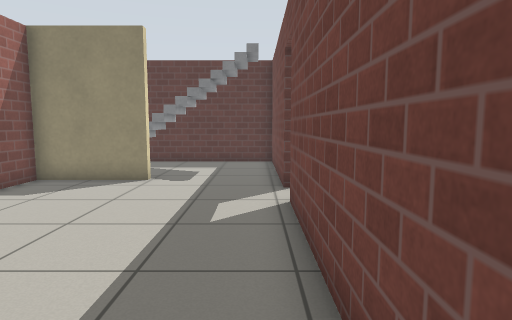
view 1 (above)

15 first-person views from a walk through a world built for the Gazebo simulator. The camera is 0.91 m above the floor, tilts 6° down and sees 75° across. The floor is counted in squares, 0.5 m on a side. Each view is taken from the middle of a square. On the plan, view 1 faces up. The plan holds only what a view shows up to about 17 squares ahead; the rest is blank. The place goes on beyond the plan. Simple patterns stand in for the simulator's built-in surfaces.

view 2
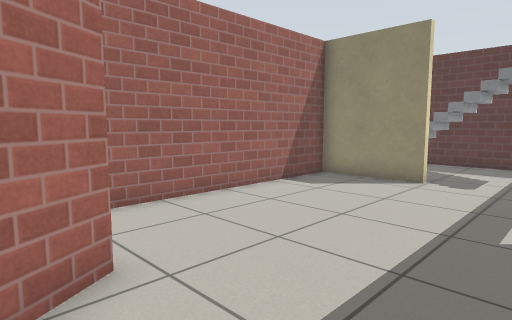

view 3
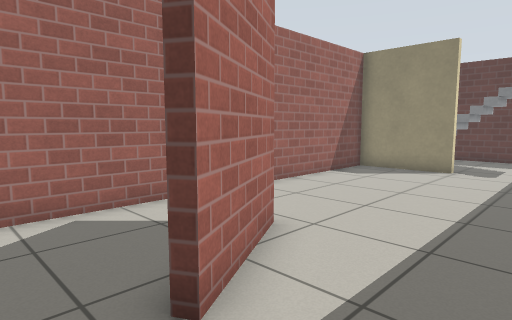

view 4
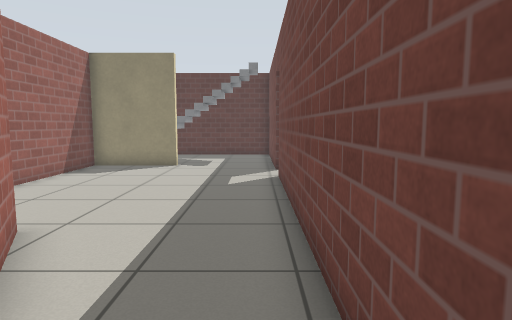

view 5
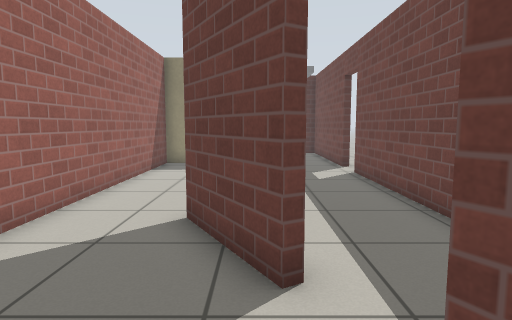

view 6
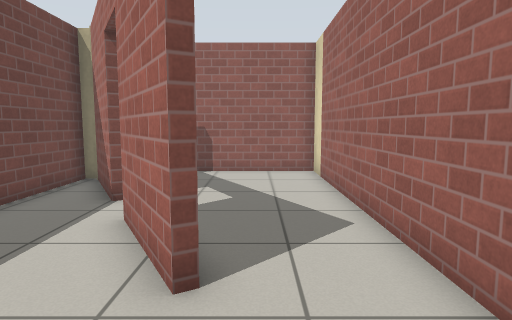

view 7
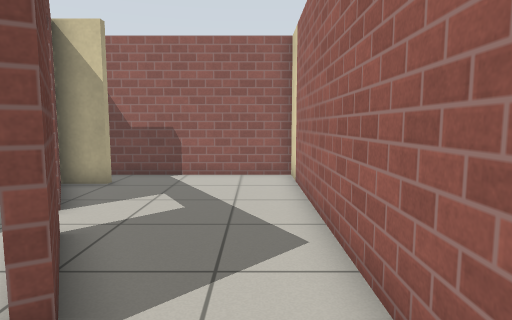

view 8
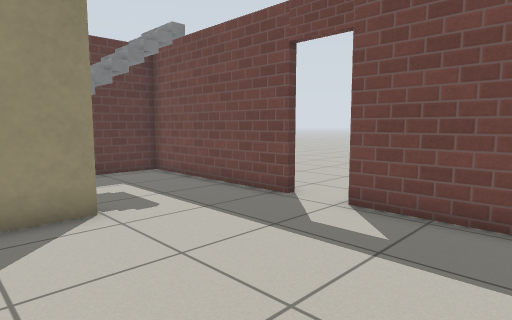

view 9
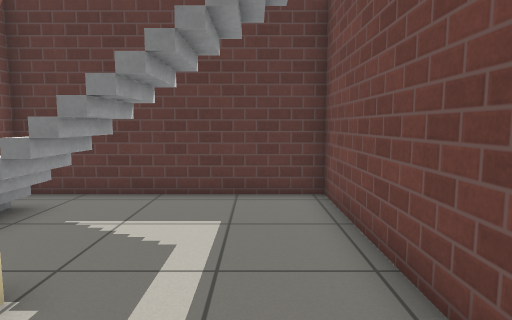

view 10
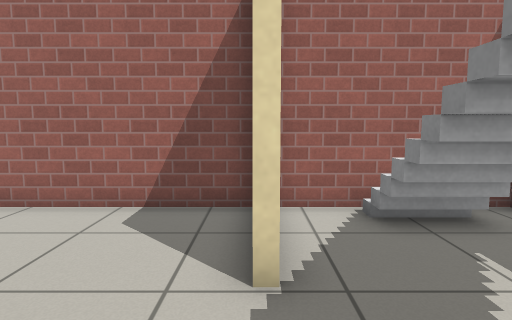

view 11
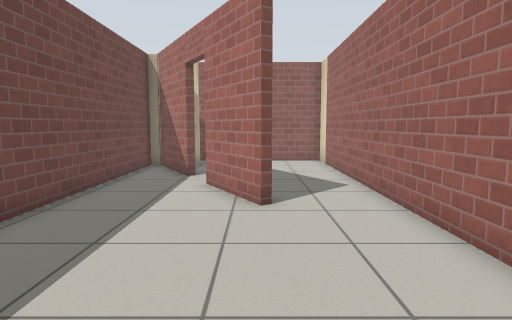

view 12
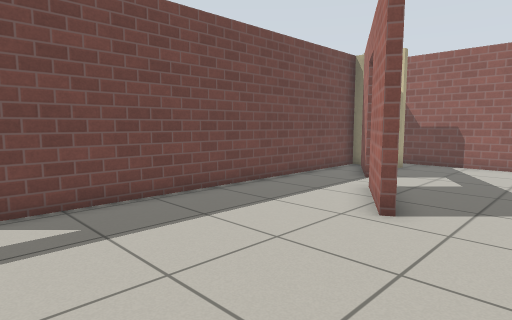

view 13
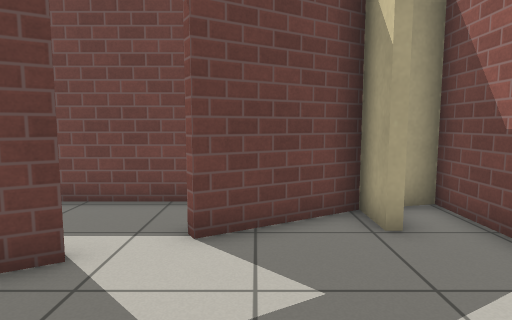

view 14
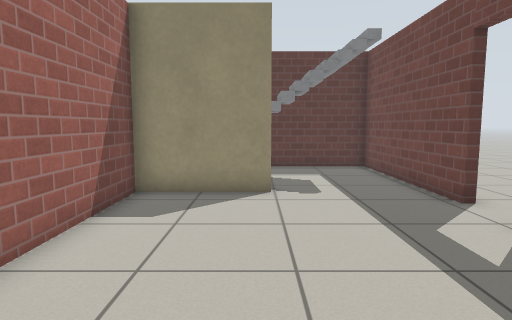

view 15
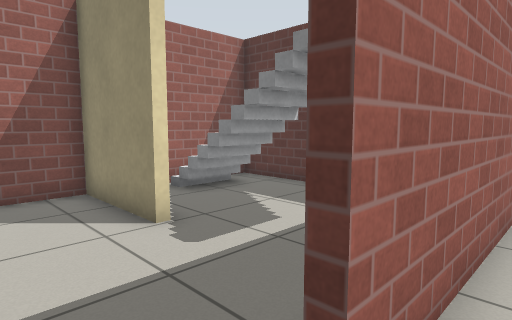

### Floor plan
Key: @ floor where view 1 was taken; # wall or solid block; . floor; D open door; S stairs; O other object.
Columns run from 8 left of view 1 to 2 right of it. Each row starts with its distance up from view 1.
 17 ##########
 16 #........#
 15 #.OOOOO..#
 14 #.O   O..#
 13 #..SSS...#
 12 #........#.
 11 #####....#.
 10 #........#.
  9 #........D.
  8 #........D.
  7 #........#
  6 #........#
  5 #........#
  4 #........#
  3 #........#
  2 #........#
  1 #...#....#
  0 #...##..@#
 -1 #....#...#
 -2 #.....D..#
 -3 #.....D..#
 -4 #.....##.#
 -5 #......#.#
 -6 #......###
 -7 #.......#
 -8 #########

Where each view was taken, in squares from view 1:
view 1: 0 up, 0 right, facing up
view 2: 0 up, 0 right, facing up-left
view 3: 3 down, 0 right, facing up-left
view 4: 4 down, 0 right, facing up
view 5: 5 down, 3 left, facing up
view 6: 5 up, 5 left, facing down
view 7: 4 up, 6 left, facing down
view 8: 4 up, 6 left, facing up-right
view 9: 8 up, 1 left, facing up
view 10: 11 up, 0 right, facing left
view 11: 9 up, 4 left, facing down
view 12: 8 up, 7 left, facing down-right
view 13: 4 down, 7 left, facing right
view 14: 2 up, 4 left, facing up
view 15: 8 up, 2 right, facing up-left
